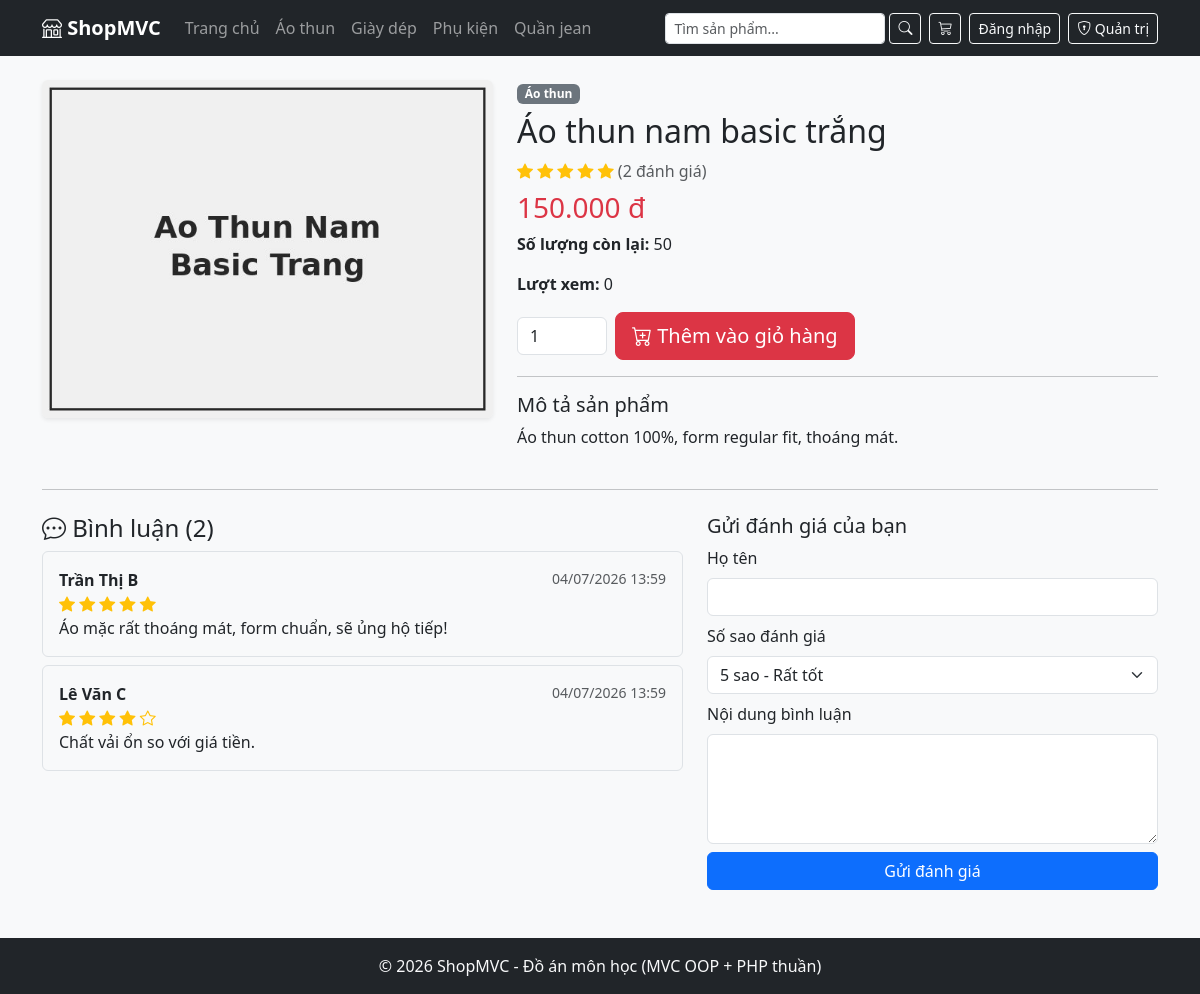
/san-pham/ao-thun-nam-basic-trang-m1n2o, run on the app's committed database.
### tables this page shows
CREATE TABLE danh_muc (
    id INT AUTO_INCREMENT PRIMARY KEY,
    ten_danh_muc VARCHAR(150) NOT NULL,
    slug VARCHAR(180) NOT NULL UNIQUE
);

CREATE TABLE san_pham (
    id INT AUTO_INCREMENT PRIMARY KEY,
    danh_muc_id INT NOT NULL,
    ten_san_pham VARCHAR(255) NOT NULL,
    slug VARCHAR(280) NOT NULL UNIQUE,
    mo_ta TEXT,
    gia DECIMAL(12,0) NOT NULL DEFAULT 0,
    so_luong INT NOT NULL DEFAULT 0,
    hinh_anh VARCHAR(255),
    luot_xem INT NOT NULL DEFAULT 0,
    ngay_tao DATETIME NOT NULL,
    FOREIGN KEY (danh_muc_id) REFERENCES danh_muc(id) ON DELETE RESTRICT
);

CREATE TABLE binh_luan (
    id INT AUTO_INCREMENT PRIMARY KEY,
    san_pham_id INT NOT NULL,
    ho_ten VARCHAR(150) NOT NULL,
    noi_dung TEXT NOT NULL,
    diem_danh_gia TINYINT NOT NULL DEFAULT 5,  
    ngay_tao DATETIME NOT NULL,
    FOREIGN KEY (san_pham_id) REFERENCES san_pham(id) ON DELETE CASCADE
);

### controllers/SanPhamController.php (called while the page is built, shortened)
<?php
class SanPhamController
{
    public function chiTiet($slug)
    {
        $sanPhamModel = new SanPhamModel();
        $binhLuanModel = new BinhLuanModel();
        $sanPham = $sanPhamModel->timTheoSlug($slug);
        $danhSachBinhLuan = $binhLuanModel->layTheoSanPham($sanPham['id']);
        $diemDanhGia      = $binhLuanModel->tinhDiemTrungBinh($sanPham['id']);
        $danhSachDanhMuc  = (new DanhMucModel())->layDanhMucKemSoLuong();
        require_once PATH_VIEW_MAIN;
    }
}

### index.php (called while the page is built, shortened)
<?php
spl_autoload_register(function ($class) {
    $fileName = "$class.php";
    $fileModel      = PATH_MODEL . $fileName;
});
require_once './configs/helper.php';
require_once './routes/index.php';

### models/BaseModel.php (called while the page is built, shortened)
<?php
class BaseModel
{
    public function __construct()
    {
        $dsn = sprintf('mysql:host=%s;port=%s;dbname=%s;charset=utf8', DB_HOST, DB_PORT, DB_NAME);
        try {
            $this->pdo = new PDO($dsn, DB_USERNAME, DB_PASSWORD, DB_OPTIONS);
        } catch (PDOException $e) {
            die("Kết nối cơ sở dữ liệu thất bại: {$e->getMessage()}. Vui lòng thử lại sau.");
        }
    }
}

### models/DanhMucModel.php (called while the page is built, shortened)
<?php
class DanhMucModel extends BaseModel
{
    public function layDanhMucKemSoLuong()
    {
        $sql = "SELECT dm.*, COUNT(sp.id) AS so_san_pham
                FROM danh_muc dm
                LEFT JOIN san_pham sp ON sp.danh_muc_id = dm.id
                GROUP BY dm.id
                ORDER BY dm.ten_danh_muc ASC";
        return $this->pdo->query($sql)->fetchAll();
    }
}

### models/SanPhamModel.php (called while the page is built, shortened)
<?php
class SanPhamModel extends BaseModel
{
    public function timTheoSlug($slug)
    {
        $sql = "SELECT sp.*, dm.ten_danh_muc
                FROM san_pham sp
                JOIN danh_muc dm ON dm.id = sp.danh_muc_id
                WHERE sp.slug = :slug LIMIT 1";
        $stmt = $this->pdo->prepare($sql);
        $stmt->execute(['slug' => $slug]);
        return $stmt->fetch();
    }
}

### models/BinhLuanModel.php (called while the page is built)
<?php
class BinhLuanModel extends BaseModel
{
    protected $table = 'binh_luan';
    public function layTheoSanPham($sanPhamId)
    {
        $sql = "SELECT * FROM {$this->table}
                WHERE san_pham_id = :san_pham_id
                ORDER BY ngay_tao DESC";
        $stmt = $this->pdo->prepare($sql);
        $stmt->execute(['san_pham_id' => $sanPhamId]);
        return $stmt->fetchAll();
    }
    public function tinhDiemTrungBinh($sanPhamId)
    {
        $sql = "SELECT COALESCE(AVG(diem_danh_gia),0) AS diem_trung_binh,
                       COUNT(id) AS so_luot_danh_gia
                FROM {$this->table}
                WHERE san_pham_id = :san_pham_id";
        $stmt = $this->pdo->prepare($sql);
        $stmt->execute(['san_pham_id' => $sanPhamId]);
        return $stmt->fetch();
    }
}

### configs/helper.php (called while the page is built, shortened)
<?php
if (!function_exists('dinh_dang_tien')) {
    function dinh_dang_tien($so)
    {
        return number_format($so, 0, ',', '.') . ' đ';
    }
}

### views/san_pham/chi_tiet.php (the view, shortened to what this page needs)
<div class="row g-4">
    <div class="col-md-5">
        <img src="<?= $sanPham['hinh_anh'] ? BASE_ASSETS_UPLOADS . $sanPham['hinh_anh'] : BASE_ASSETS_UPLOADS . 'no-image.jpg' ?>"
             class="img-fluid rounded shadow-sm" alt="<?= htmlspecialchars($sanPham['ten_san_pham']) ?>">
    </div>
    <div class="col-md-7">
        <span class="badge bg-secondary"><?= htmlspecialchars($sanPham['ten_danh_muc']) ?></span>
        <h2 class="mt-2"><?= htmlspecialchars($sanPham['ten_san_pham']) ?></h2>
        <div class="text-warning mb-2">
            <?php $saoDay = round($diemDanhGia['diem_trung_binh']); for ($i = 1; $i <= 5; $i++): ?>
                <i class="bi <?= $i <= $saoDay ? 'bi-star-fill' : 'bi-star' ?>"></i>
            <?php endfor; ?>
            <span class="text-muted">(<?= (int)$diemDanhGia['so_luot_danh_gia'] ?> đánh giá)</span>
        </div>
        <h3 class="text-danger"><?= dinh_dang_tien($sanPham['gia']) ?></h3>
        <p><strong>Số lượng còn lại:</strong> <?= (int)$sanPham['so_luong'] ?></p>
        <p><strong>Lượt xem:</strong> <?= (int)$sanPham['luot_xem'] ?></p>
        <?php if ($sanPham['so_luong'] > 0): ?>
            <form action="<?= BASE_URL ?>gio-hang/them" method="POST" class="d-flex align-items-center gap-2 mt-3">
                <input type="number" name="so_luong" value="1" min="1" max="<?= $sanPham['so_luong'] ?>"
                       class="form-control" style="width:90px">
                <button type="submit" class="btn btn-danger btn-lg">
                    <i class="bi bi-cart-plus"></i> Thêm vào giỏ hàng
                </button>
            </form>
        <?php else: ?>
            <div class="alert alert-warning mt-3">Sản phẩm tạm hết hàng.</div>
        <?php endif; ?>
        <hr>
        <h5>Mô tả sản phẩm</h5>
        <p style="white-space:pre-line"><?= htmlspecialchars($sanPham['mo_ta']) ?></p>
    </div>
</div>
<hr class="my-4">
<div class="row">
    <div class="col-md-7">
        <h4><i class="bi bi-chat-dots"></i> Bình luận (<?= count($danhSachBinhLuan) ?>)</h4>
        <?php if (empty($danhSachBinhLuan)): ?>
            <p class="text-muted">Chưa có bình luận nào. Hãy là người đầu tiên đánh giá sản phẩm này!</p>
        <?php else: ?>
            <?php foreach ($danhSachBinhLuan as $bl): ?>
                <div class="border rounded p-3 mb-2">
                    <div class="d-flex justify-content-between">
                        <strong><?= htmlspecialchars($bl['ho_ten']) ?></strong>
                        <small class="text-muted"><?= date('d/m/Y H:i', strtotime($bl['ngay_tao'])) ?></small>
                    </div>
                    <div class="text-warning">
                        <?php for ($i = 1; $i <= 5; $i++): ?>
                            <i class="bi <?= $i <= $bl['diem_danh_gia'] ? 'bi-star-fill' : 'bi-star' ?>"></i>
                        <?php endfor; ?>
                    </div>
                    <p class="mb-0"><?= htmlspecialchars($bl['noi_dung']) ?></p>
                </div>
            <?php endforeach; ?>
        <?php endif; ?>
    </div>
    <div class="col-md-5">
        <h5>Gửi đánh giá của bạn</h5>
        <form action="<?= BASE_URL ?>san-pham/binh-luan" method="POST">
            <div class="mb-2">
                <label class="form-label">Họ tên</label>
                <input type="text" name="ho_ten" class="form-control" required>
            </div>
            <div class="mb-2">
                <label class="form-label">Số sao đánh giá</label>
                <select name="diem_danh_gia" class="form-select">
                    <option value="5">5 sao - Rất tốt</option>
                </select>
            </div>
            <div class="mb-2">
                <label class="form-label">Nội dung bình luận</label>
                <textarea name="noi_dung" class="form-control" rows="4" required></textarea>
            </div>
            <button type="submit" class="btn btn-primary w-100">Gửi đánh giá</button>
        </form>
    </div>
</div>

### views/main.php (shortened to what this page needs)
<!DOCTYPE html>
<html lang="vi">
<head>
    <link href="https://cdn.jsdelivr.net/npm/bootstrap@5.3.3/dist/css/bootstrap.min.css" rel="stylesheet">
    <link rel="stylesheet" href="https://cdn.jsdelivr.net/npm/bootstrap-icons@1.11.3/font/bootstrap-icons.css">
</head>
<body class="bg-light">
    <nav class="navbar navbar-expand-lg navbar-dark bg-dark">
        <div class="container">
            <a class="navbar-brand fw-bold" href="<?= BASE_URL ?>"><i class="bi bi-shop"></i> ShopMVC</a>
            <div class="collapse navbar-collapse" id="menu">
                <ul class="navbar-nav me-auto">
                    <li class="nav-item">
                        <a class="nav-link" href="<?= BASE_URL ?>">Trang chủ</a>
                    </li>
                    <?php
                    foreach ($danhSachDanhMuc ?? [] as $dm):
                    ?>
                        <li class="nav-item">
                            <a class="nav-link" href="<?= BASE_URL ?>danh-muc/<?= $dm['slug'] ?>">
                                <?= htmlspecialchars($dm['ten_danh_muc']) ?>
                            </a>
                        </li>
                    <?php endforeach; ?>
                </ul>
                <form action="<?= BASE_URL ?>tim-kiem" method="GET" class="d-flex me-2">
                    <input type="text" name="q" class="form-control form-control-sm" placeholder="Tìm sản phẩm..."
                           value="<?= htmlspecialchars($_GET['q'] ?? '') ?>">
                    <button class="btn btn-sm btn-outline-light ms-1"><i class="bi bi-search"></i></button>
                </form>
                <a href="<?= BASE_URL ?>gio-hang" class="btn btn-outline-light btn-sm position-relative me-2">
                    <i class="bi bi-cart3"></i>
                </a>
                <?php if (!empty($_SESSION['khach_hang'])): ?>
                    <div class="dropdown me-2">
                        <button class="btn btn-outline-light btn-sm dropdown-toggle" data-bs-toggle="dropdown">
                            <i class="bi bi-person-circle"></i> <?= htmlspecialchars($_SESSION['khach_hang']['ho_ten']) ?>
                        </button>
                        <ul class="dropdown-menu dropdown-menu-end">
                            <li><a class="dropdown-item" href="<?= BASE_URL ?>tai-khoan-cua-toi">Đơn hàng của tôi</a></li>
                            <li><a class="dropdown-item text-danger" href="<?= BASE_URL ?>dang-xuat">Đăng xuất</a></li>
                        </ul>
                    </div>
                <?php else: ?>
                    <a href="<?= BASE_URL ?>dang-nhap" class="btn btn-outline-light btn-sm me-2">Đăng nhập</a>
                <?php endif; ?>
                <a href="<?= BASE_URL ?>admin" class="btn btn-outline-light btn-sm">
                    <i class="bi bi-shield-lock"></i> Quản trị
                </a>
            </div>
        </div>
    </nav>
    <div class="container my-4">
        <?php
        if (isset($view)) {
            require_once PATH_VIEW . $view . '.php';
        }
        ?>
    </div>
    <footer class="bg-dark text-light text-center py-3 mt-5">
        &copy; <?= date('Y') ?> ShopMVC - Đồ án môn học (MVC OOP + PHP thuần)
    </footer>
</body>
</html>

### data on the page
danh_muc: ten_danh_muc "Áo thun"
danh_muc: ten_danh_muc "Giày dép"
danh_muc: ten_danh_muc "Phụ kiện"
danh_muc: ten_danh_muc "Quần jean"
san_pham: hinh_anh (picture), danh_muc.ten_danh_muc "Áo thun", ten_san_pham "Áo thun nam basic trắng", gia "150.000 đ", so_luong "50", luot_xem "0", mo_ta "Áo thun cotton 100%, form regular fit, thoáng mát."
binh_luan: ho_ten "Trần Thị B", ngay_tao "04/07/2026 13:59", diem_danh_gia 5 (drawn), noi_dung "Áo mặc rất thoáng mát, form chuẩn, sẽ ủng hộ tiếp!"
binh_luan: ho_ten "Lê Văn C", ngay_tao "04/07/2026 13:59", diem_danh_gia 4 (drawn), noi_dung "Chất vải ổn so với giá tiền."

### other printed values
$diemDanhGia['so_luot_danh_gia'] "2"
count($danhSachBinhLuan) "2"
